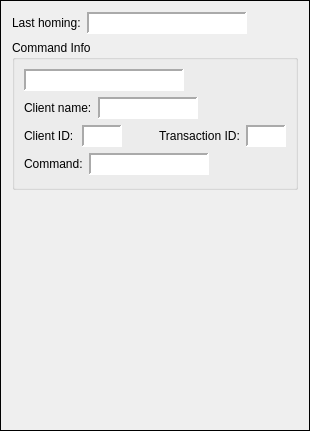
       <widget class="QFrame" name="infoFrame">
        <property name="geometry">
         <rect>
          <x>310</x>
          <y>24</y>
          <width>310</width>
          <height>431</height>
         </rect>
        </property>
        <property name="styleSheet">
         <string notr="true">QFrame#infoFrame{
border-top: none;
border-bottom: none;
border-left: 1px solid rgb(206, 206, 206);
border-right: none;
}</string>
        </property>
        <property name="frameShape">
         <enum>QFrame::Shape::Box</enum>
        </property>
        <property name="frameShadow">
         <enum>QFrame::Shadow::Plain</enum>
        </property>
        <layout class="QVBoxLayout" name="verticalLayout_5">
         <item>
          <layout class="QHBoxLayout" name="horizontalLayout_13">
           <item>
            <widget class="QLabel" name="lblLastHoming">
             <property name="text">
              <string>Last homing:</string>
             </property>
            </widget>
           </item>
           <item>
            <widget class="QLabel" name="lblLastHoming_val">
             <property name="minimumSize">
              <size>
               <width>160</width>
               <height>22</height>
              </size>
             </property>
             <property name="maximumSize">
              <size>
               <width>200</width>
               <height>22</height>
              </size>
             </property>
             <property name="styleSheet">
              <string notr="true">background-color: white</string>
             </property>
             <property name="frameShape">
              <enum>QFrame::Shape::Panel</enum>
             </property>
             <property name="frameShadow">
              <enum>QFrame::Shadow::Sunken</enum>
             </property>
             <property name="lineWidth">
              <number>2</number>
             </property>
             <property name="text">
              <string/>
             </property>
             <property name="alignment">
              <set>Qt::AlignmentFlag::AlignCenter</set>
             </property>
            </widget>
           </item>
           <item>
            <spacer name="horizontalSpacer">
             <property name="orientation">
              <enum>Qt::Orientation::Horizontal</enum>
             </property>
             <property name="sizeHint" stdset="0">
              <size>
               <width>40</width>
               <height>20</height>
              </size>
             </property>
            </spacer>
           </item>
          </layout>
         </item>
         <item>
          <widget class="QGroupBox" name="gbCommandInfo">
           <property name="minimumSize">
            <size>
             <width>0</width>
             <height>150</height>
            </size>
           </property>
           <property name="maximumSize">
            <size>
             <width>16777215</width>
             <height>200</height>
            </size>
           </property>
           <property name="styleSheet">
            <string notr="true"/>
           </property>
           <property name="title">
            <string>Command Info</string>
           </property>
           <layout class="QVBoxLayout" name="verticalLayout_3">
            <item>
             <layout class="QHBoxLayout" name="horizontalLayout_8">
              <item>
               <widget class="QLabel" name="lblTime">
                <property name="minimumSize">
                 <size>
                  <width>160</width>
                  <height>22</height>
                 </size>
                </property>
                <property name="maximumSize">
                 <size>
                  <width>16777215</width>
                  <height>22</height>
                 </size>
                </property>
                <property name="styleSheet">
                 <string notr="true">background-color: white</string>
                </property>
                <property name="frameShape">
                 <enum>QFrame::Shape::Panel</enum>
                </property>
                <property name="frameShadow">
                 <enum>QFrame::Shadow::Sunken</enum>
                </property>
                <property name="lineWidth">
                 <number>2</number>
                </property>
                <property name="text">
                 <string/>
                </property>
                <property name="alignment">
                 <set>Qt::AlignmentFlag::AlignCenter</set>
                </property>
               </widget>
              </item>
              <item>
               <spacer name="horizontalSpacer_11">
                <property name="orientation">
                 <enum>Qt::Orientation::Horizontal</enum>
                </property>
                <property name="sizeHint" stdset="0">
                 <size>
                  <width>40</width>
                  <height>20</height>
                 </size>
                </property>
               </spacer>
              </item>
             </layout>
            </item>
            <item>
             <layout class="QHBoxLayout" name="horizontalLayout_11">
              <item>
               <widget class="QLabel" name="lblClientName">
                <property name="text">
                 <string>Client name:</string>
                </property>
               </widget>
              </item>
              <item>
               <widget class="QLabel" name="lblClientName_val">
                <property name="minimumSize">
                 <size>
                  <width>100</width>
                  <height>22</height>
                 </size>
                </property>
                <property name="maximumSize">
                 <size>
                  <width>100</width>
                  <height>22</height>
                 </size>
                </property>
                <property name="styleSheet">
                 <string notr="true">background-color: white</string>
                </property>
                <property name="frameShape">
                 <enum>QFrame::Shape::Panel</enum>
                </property>
                <property name="frameShadow">
                 <enum>QFrame::Shadow::Sunken</enum>
                </property>
                <property name="lineWidth">
                 <number>2</number>
                </property>
                <property name="text">
                 <string/>
                </property>
                <property name="alignment">
                 <set>Qt::AlignmentFlag::AlignCenter</set>
                </property>
               </widget>
              </item>
              <item>
               <spacer name="horizontalSpacer_4">
                <property name="orientation">
                 <enum>Qt::Orientation::Horizontal</enum>
                </property>
                <property name="sizeHint" stdset="0">
                 <size>
                  <width>46</width>
                  <height>20</height>
                 </size>
                </property>
               </spacer>
              </item>
             </layout>
            </item>
            <item>
             <layout class="QHBoxLayout" name="horizontalLayout_2">
              <item>
               <widget class="QLabel" name="lblClientId">
                <property name="minimumSize">
                 <size>
                  <width>52</width>
                  <height>0</height>
                 </size>
                </property>
                <property name="text">
                 <string>Client ID:</string>
                </property>
               </widget>
              </item>
              <item>
               <widget class="QLabel" name="lblClientID_val">
                <property name="minimumSize">
                 <size>
                  <width>40</width>
                  <height>22</height>
                 </size>
                </property>
                <property name="maximumSize">
                 <size>
                  <width>50</width>
                  <height>22</height>
                 </size>
                </property>
                <property name="styleSheet">
                 <string notr="true">background-color: white</string>
                </property>
                <property name="frameShape">
                 <enum>QFrame::Shape::Panel</enum>
                </property>
                <property name="frameShadow">
                 <enum>QFrame::Shadow::Sunken</enum>
                </property>
                <property name="lineWidth">
                 <number>2</number>
                </property>
                <property name="text">
                 <string/>
                </property>
                <property name="alignment">
                 <set>Qt::AlignmentFlag::AlignCenter</set>
                </property>
               </widget>
              </item>
              <item>
               <spacer name="horizontalSpacer_2">
                <property name="orientation">
                 <enum>Qt::Orientation::Horizontal</enum>
                </property>
                <property name="sizeHint" stdset="0">
                 <size>
                  <width>28</width>
                  <height>20</height>
                 </size>
                </property>
               </spacer>
              </item>
              <item>
               <widget class="QLabel" name="lblTransactionId">
                <property name="minimumSize">
                 <size>
                  <width>81</width>
                  <height>0</height>
                 </size>
                </property>
                <property name="text">
                 <string>Transaction ID:</string>
                </property>
               </widget>
              </item>
              <item>
               <widget class="QLabel" name="lblTransactionId_val">
                <property name="minimumSize">
                 <size>
                  <width>40</width>
                  <height>22</height>
                 </size>
                </property>
                <property name="maximumSize">
                 <size>
                  <width>60</width>
                  <height>22</height>
                 </size>
                </property>
                <property name="styleSheet">
                 <string notr="true">background-color: white</string>
                </property>
                <property name="frameShape">
                 <enum>QFrame::Shape::Panel</enum>
                </property>
                <property name="frameShadow">
                 <enum>QFrame::Shadow::Sunken</enum>
                </property>
                <property name="lineWidth">
                 <number>2</number>
                </property>
                <property name="text">
                 <string/>
                </property>
                <property name="alignment">
                 <set>Qt::AlignmentFlag::AlignCenter</set>
                </property>
               </widget>
              </item>
             </layout>
            </item>
            <item>
             <layout class="QHBoxLayout" name="horizontalLayout_12">
              <item>
               <widget class="QLabel" name="lblCommand">
                <property name="text">
                 <string>Command:</string>
                </property>
               </widget>
              </item>
              <item>
               <widget class="QLabel" name="lblCommand_val">
                <property name="minimumSize">
                 <size>
                  <width>120</width>
                  <height>22</height>
                 </size>
                </property>
                <property name="maximumSize">
                 <size>
                  <width>120</width>
                  <height>22</height>
                 </size>
                </property>
                <property name="styleSheet">
                 <string notr="true">background-color: white</string>
                </property>
                <property name="frameShape">
                 <enum>QFrame::Shape::Panel</enum>
                </property>
                <property name="frameShadow">
                 <enum>QFrame::Shadow::Sunken</enum>
                </property>
                <property name="lineWidth">
                 <number>2</number>
                </property>
                <property name="text">
                 <string/>
                </property>
                <property name="alignment">
                 <set>Qt::AlignmentFlag::AlignCenter</set>
                </property>
               </widget>
              </item>
              <item>
               <spacer name="horizontalSpacer_10">
                <property name="orientation">
                 <enum>Qt::Orientation::Horizontal</enum>
                </property>
                <property name="sizeHint" stdset="0">
                 <size>
                  <width>43</width>
                  <height>20</height>
                 </size>
                </property>
               </spacer>
              </item>
             </layout>
            </item>
           </layout>
          </widget>
         </item>
         <item>
          <spacer name="verticalSpacer_2">
           <property name="orientation">
            <enum>Qt::Orientation::Vertical</enum>
           </property>
           <property name="sizeHint" stdset="0">
            <size>
             <width>20</width>
             <height>224</height>
            </size>
           </property>
          </spacer>
         </item>
        </layout>
       </widget>
